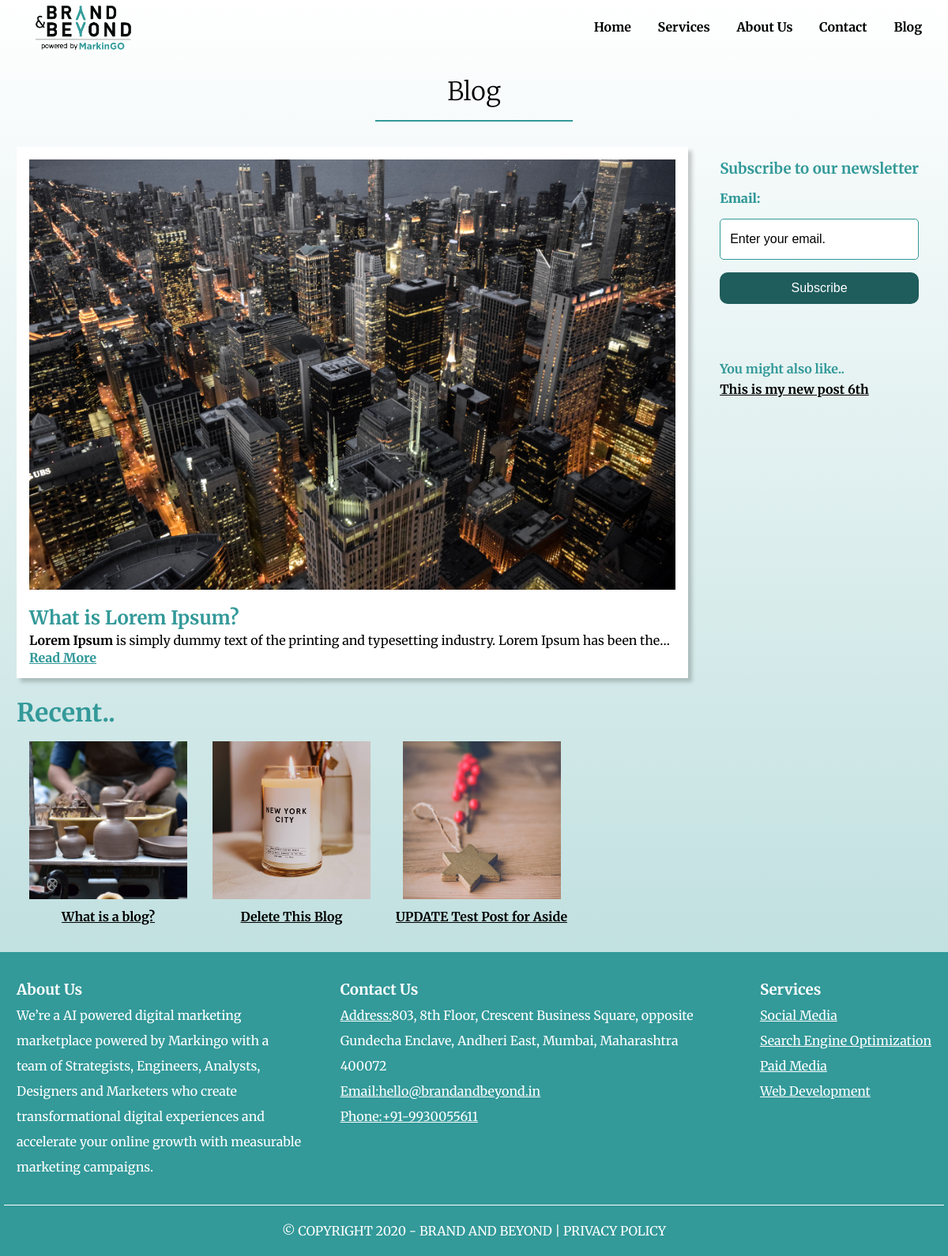
Screenshot of /blog.php with the database file from the repository.
### tables this page shows
CREATE TABLE `posts` (
  `post_id` int(11) NOT NULL,
  `post_title` varchar(255) NOT NULL,
  `post_date` date NOT NULL,
  `post_update` date NOT NULL,
  `post_image` text NOT NULL,
  `post_content` text NOT NULL,
  `post_status` varchar(255) NOT NULL
);

### blog.php (the view, shortened to what this page needs)
<?php include 'includes/header.php' ?>
<?php include 'includes/navigation.php' ?>
<section class="py-6 bg-gradient">
  <div class="container ">
    <div class="page-heading">Blog</div>
    <div class="border"></div>
    <section id="blog">
        <?php
          $query = "SELECT * FROM posts WHERE post_status = 'published' ORDER BY post_date DESC limit 1";
          $post= mysqli_query($conn, $query);
            while($row = mysqli_fetch_assoc($post))
          {
              $post_id = $row['post_id'];
              $post_title = $row['post_title'];
              $post_content = $row['post_content'];
              $post_image = $row['post_image'];
          }
          $latest_post_id = $post_id;
        ?>
      <main class="latest-article">
        <img src="./img/blog/<?php echo $post_image;?>" alt="">
        <h1><?php echo $post_title?></h1>
        <div class="post-overview"><?php echo $post_content ?></div>
        <a href="./blog_post.php?post_id=<?php echo $post_id;?>">Read More</a>
      </main>
      <aside class="news-letter">
        <h3>Subscribe to our newsletter</h3>
        <form action="#" id="subscription-form">
          <div class="form-group">
            <label for="subsrcriber-email">Email:</label>
            <input type="email" name="subsrcriber-email" id="subsrcriber-email" placeholder="Enter your email.">
          </div>
          <div class="form-group">
            <input type="submit" value="Subscribe">
            </div>
        </form>
      </aside>
      <section class="suggested-articles">
        <h2>Recent..</h2>
        <div>
      <?php
          $query = "SELECT * FROM posts WHERE post_id!=$latest_post_id AND post_status='published' ORDER BY post_date DESC LIMIT 3";
          $posts= mysqli_query($conn, $query);
            while($row = mysqli_fetch_assoc($posts))
          {
              $post_id = $row['post_id'];
              $post_title = $row['post_title'];
              $post_image = $row['post_image'];
    ?>
          <div class="post-thumbnail">
          <img src="./img/blog/<?php echo $post_image;?>" alt="">
          <h2 class="title"><a href="./blog_post.php?post_id=<?php echo $post_id;?>"><?php echo $post_title;?></a></h2>
        </div>
 <?php    }   ?>
          </div>
      </section>
      <aside class="similar-articles">
        <h2>You might also like..</h2>
        <?php
          $query = "SELECT * FROM posts WHERE post_status='published' ORDER BY post_date DESC LIMIT 3,50";
          $posts= mysqli_query($conn, $query);
          if(mysqli_fetch_assoc($posts)){
             while($row = mysqli_fetch_assoc($posts))
            {
              $post_id = $row['post_id'];
              $post_title = $row['post_title'];
    ?>
        <h3 class="title"><a href="./blog_post.php?post_id=<?php echo $post_id;?>"><?php echo $post_title ?></a></h3>
 <?php       }
          }else{
            echo "<h3 class='title'>No articles yet.</h3>";
          }
 ?>
      </aside>
    </section>
  </div>
</section>
<?php include 'includes/footer.php' ?>

### css/style.css (style rules this page uses)
* { margin: 0; padding: 0; box-sizing: border-box; --font-family: 'Merriweather', serif; }
a { text-decoration: none; }
body { font-family: var(--font-family); }
.bg-gradient { background: linear-gradient(#fff,rgba(51, 153, 153, 0.3)); }
.container { max-width: 1190px; margin: 0 auto; }
.py-6 { padding-top: 6rem; }
.border { margin: 1rem auto; height: 2px; width: 250px; background: #339999; }
.page-heading { text-align: center; font-size: 2rem; font-weight: 300; }
form .form-group input,label { display: block; width: 100%; }
.form-group { margin: 1rem 0; font-size: 1rem; }
.form-group label { margin: 0.5rem 0; font-size: inherit; font-weight: 900; }
.form-group input { font-size: inherit; line-height: 0.5rem; padding: 1rem 0.75rem; border: solid 1px #339999; border-radius: 5px; }
.form-group input::placeholder { color: #000000; }
.form-group input[type="submit"] { background: #339999; color: #fff; }
#showcase-form input,label { display: block; width: 100%; }
#blog { padding: 1rem; display: grid; grid-template-areas:'main main newsletter' 'main main aside' 'suggested suggested aside'; gap: 1.5rem; }
#blog .latest-article { background: #fff; box-shadow: 5px 5px 5px rgba(0,0,0,0.2); grid-area: main; padding: 1rem; }
#blog .latest-article>img { width: 100%; margin-bottom: 1rem; }
#blog .latest-article>h1 { font-size: 1.5rem; line-height: 2rem; color: #339999; }
#blog .latest-article>.post-overview { font-size: 1rem; line-height: 1.5rem; overflow: hidden; display: -webkit-box; -webkit-line-clamp: 1; -webkit-box-orient: vertical; }
#blog .latest-article>a { color: #339999; font-weight: 800; text-decoration: underline; }
#blog .similar-articles { grid-area: aside; }
.similar-articles { padding: 1rem; }
.similar-articles>h2 { font-size: 1rem; color: #339999; }
.similar-articles h3 a { text-decoration: underline; color: #000; font-size: 1rem; line-height: 2rem; }
.suggested-articles { grid-area: suggested; }
.suggested-articles>h2 { width: 100%; font-size:2rem; color: #339999; grid-column: 1/span4; }
.suggested-articles>div { display: flex; flex-wrap: wrap; }
#blog .suggested-articles .post-thumbnail { text-align: center; margin: 1rem; }
#blog .suggested-articles .post-thumbnail>img { width: 200px; height: 200px; object-fit: cover; }
#blog .suggested-articles .post-thumbnail>h2 a { text-decoration: underline; font-size: 1rem; color: #000; }
.news-letter { padding: 1rem; color: #339999; grid-area: newsletter; }
.news-letter h3 { color: #339999; text-align: center; }
.news-letter form input,label { display: block; width: 100%; margin: 1rem 0; }
.news-letter form input[type="submit"] { border-radius: 10px; background: #339999; color: #fff; padding: 1rem 0.25rem; border: none; }
.news-letter form input[type="submit"] { background: #1f5c5c; }

### rows the page displays
posts: post_image (picture), post_title "What is Lorem Ipsum?", post_content "Lorem Ipsum is simply dummy text of the printing and typesetting industry. Lorem Ipsum has been…"
posts: post_image (picture), post_title "What is a blog?"
posts: post_image (picture), post_title "Delete This Blog"
posts: post_image (picture), post_title "UPDATE Test Post for Aside"
posts: post_title "This is my new post 6th"
